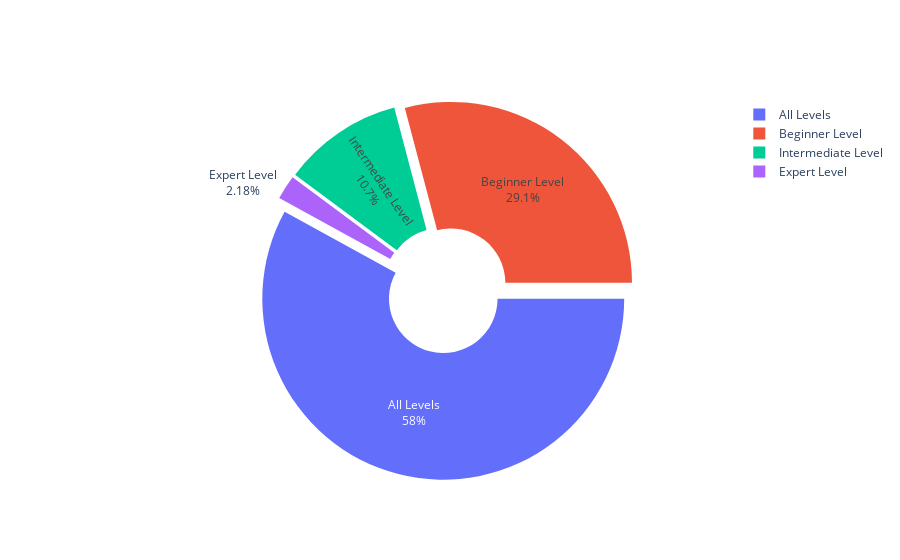

Notebook code for this chart:
### Code cell
import plotly.graph_objects as go
level=udemy['level']
price=udemy['price']
fig = go.Figure(data=[go.Pie(labels=level, values=price, hole=.3)])
fig.update_traces(rotation=90, pull=0.05, textinfo="percent+label")

fig.show()

### Figure 1 — Plotly figure (JSON) as saved in the notebook; plotly's stock layout.template omitted (floating-point values rounded to 4 significant figures; data arrays with more than 128 entries replaced by an {"elided": "..."} marker saying what was removed)
{"data": [{"hole": 0.3, "labels": {"elided": "3678 str values"}, "pull": 0.05, "rotation": 90, "textinfo": "percent+label", "type": "pie", "values": {"elided": "3678 int values"}}], "layout": {}}
